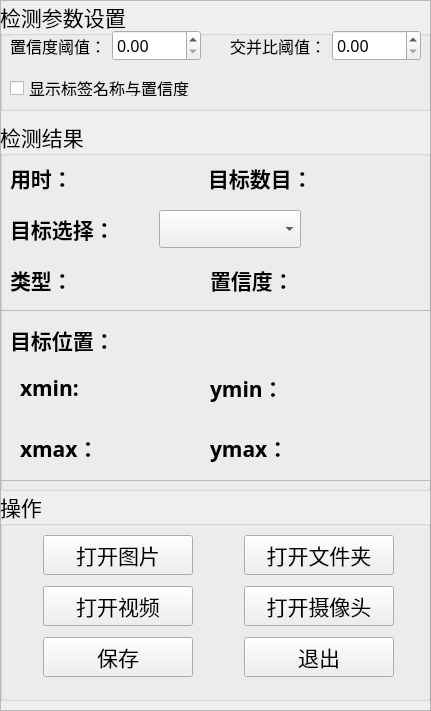
   <widget class="QFrame" name="frame_4">
    <property name="geometry">
     <rect>
      <x>810</x>
      <y>100</y>
      <width>431</width>
      <height>711</height>
     </rect>
    </property>
    <property name="frameShape">
     <enum>QFrame::StyledPanel</enum>
    </property>
    <property name="frameShadow">
     <enum>QFrame::Raised</enum>
    </property>
    <widget class="QGroupBox" name="groupBox">
     <property name="geometry">
      <rect>
       <x>0</x>
       <y>0</y>
       <width>431</width>
       <height>111</height>
      </rect>
     </property>
     <property name="font">
      <font>
       <family>华文楷体</family>
       <pointsize>16</pointsize>
      </font>
     </property>
     <property name="title">
      <string>检测参数设置</string>
     </property>
     <widget class="QCheckBox" name="checkBox">
      <property name="geometry">
       <rect>
        <x>10</x>
        <y>80</y>
        <width>411</width>
        <height>16</height>
       </rect>
      </property>
      <property name="font">
       <font>
        <family>华文楷体</family>
        <pointsize>12</pointsize>
       </font>
      </property>
      <property name="text">
       <string>显示标签名称与置信度</string>
      </property>
     </widget>
     <widget class="QWidget" name="horizontalLayoutWidget">
      <property name="geometry">
       <rect>
        <x>10</x>
        <y>30</y>
        <width>191</width>
        <height>31</height>
       </rect>
      </property>
      <layout class="QHBoxLayout" name="horizontalLayout_10">
       <item>
        <widget class="QLabel" name="label_14">
         <property name="font">
          <font>
           <family>楷体</family>
           <pointsize>12</pointsize>
          </font>
         </property>
         <property name="lineWidth">
          <number>2</number>
         </property>
         <property name="text">
          <string>置信度阈值：</string>
         </property>
        </widget>
       </item>
       <item>
        <widget class="QDoubleSpinBox" name="doubleSpinBox">
         <property name="font">
          <font>
           <family>华文楷体</family>
           <pointsize>12</pointsize>
          </font>
         </property>
         <property name="decimals">
          <number>2</number>
         </property>
        </widget>
       </item>
      </layout>
     </widget>
     <widget class="QWidget" name="horizontalLayoutWidget_2">
      <property name="geometry">
       <rect>
        <x>230</x>
        <y>30</y>
        <width>191</width>
        <height>31</height>
       </rect>
      </property>
      <layout class="QHBoxLayout" name="horizontalLayout_11">
       <item>
        <widget class="QLabel" name="label_15">
         <property name="font">
          <font>
           <family>楷体</family>
           <pointsize>12</pointsize>
          </font>
         </property>
         <property name="text">
          <string>交并比阈值：</string>
         </property>
        </widget>
       </item>
       <item>
        <widget class="QDoubleSpinBox" name="doubleSpinBox_2">
         <property name="font">
          <font>
           <family>华文楷体</family>
           <pointsize>12</pointsize>
          </font>
         </property>
        </widget>
       </item>
      </layout>
     </widget>
    </widget>
    <widget class="QGroupBox" name="groupBox_2">
     <property name="geometry">
      <rect>
       <x>0</x>
       <y>120</y>
       <width>431</width>
       <height>371</height>
      </rect>
     </property>
     <property name="font">
      <font>
       <family>华文楷体</family>
       <pointsize>16</pointsize>
      </font>
     </property>
     <property name="title">
      <string>检测结果</string>
     </property>
     <widget class="QFrame" name="frame_6">
      <property name="geometry">
       <rect>
        <x>0</x>
        <y>190</y>
        <width>431</width>
        <height>171</height>
       </rect>
      </property>
      <property name="frameShape">
       <enum>QFrame::StyledPanel</enum>
      </property>
      <property name="frameShadow">
       <enum>QFrame::Raised</enum>
      </property>
      <widget class="QLabel" name="label_4">
       <property name="geometry">
        <rect>
         <x>10</x>
         <y>10</y>
         <width>131</width>
         <height>41</height>
        </rect>
       </property>
       <property name="font">
        <font>
         <family>华文楷体</family>
         <pointsize>16</pointsize>
        </font>
       </property>
       <property name="styleSheet">
        <string notr="true"/>
       </property>
       <property name="text">
        <string>&lt;html&gt;&lt;head/&gt;&lt;body&gt;&lt;p&gt;&lt;span style=&quot; font-weight:600;&quot;&gt;目标位置：&lt;/span&gt;&lt;/p&gt;&lt;/body&gt;&lt;/html&gt;</string>
       </property>
      </widget>
      <widget class="QWidget" name="layoutWidget">
       <property name="geometry">
        <rect>
         <x>20</x>
         <y>60</y>
         <width>161</width>
         <height>37</height>
        </rect>
       </property>
       <layout class="QHBoxLayout" name="horizontalLayout">
        <item>
         <widget class="QLabel" name="label_6">
          <property name="font">
           <font>
            <family>华文楷体</family>
            <pointsize>16</pointsize>
            <weight>50</weight>
            <bold>false</bold>
           </font>
          </property>
          <property name="text">
           <string>&lt;html&gt;&lt;head/&gt;&lt;body&gt;&lt;p&gt;&lt;span style=&quot; font-weight:600;&quot;&gt;xmin:&lt;/span&gt;&lt;/p&gt;&lt;/body&gt;&lt;/html&gt;</string>
          </property>
         </widget>
        </item>
        <item>
         <widget class="QLabel" name="label_xmin">
          <property name="palette">
           <palette>
            <active>
             <colorrole role="WindowText">
              <brush brushstyle="SolidPattern">
               <color alpha="255">
                <red>255</red>
                <green>0</green>
                <blue>0</blue>
               </color>
              </brush>
             </colorrole>
            </active>
            <inactive>
             <colorrole role="WindowText">
              <brush brushstyle="SolidPattern">
               <color alpha="255">
                <red>255</red>
                <green>0</green>
                <blue>0</blue>
               </color>
              </brush>
             </colorrole>
            </inactive>
            <disabled>
             <colorrole role="WindowText">
              <brush brushstyle="SolidPattern">
               <color alpha="255">
                <red>120</red>
                <green>120</green>
                <blue>120</blue>
               </color>
              </brush>
             </colorrole>
            </disabled>
           </palette>
          </property>
          <property name="font">
           <font>
            <family>Arial</family>
            <pointsize>16</pointsize>
            <weight>75</weight>
            <bold>true</bold>
           </font>
          </property>
          <property name="text">
           <string/>
          </property>
         </widget>
        </item>
       </layout>
      </widget>
      <widget class="QWidget" name="layoutWidget">
       <property name="geometry">
        <rect>
         <x>210</x>
         <y>60</y>
         <width>161</width>
         <height>37</height>
        </rect>
       </property>
       <layout class="QHBoxLayout" name="horizontalLayout_2">
        <item>
         <widget class="QLabel" name="label_8">
          <property name="text">
           <string>&lt;html&gt;&lt;head/&gt;&lt;body&gt;&lt;p&gt;&lt;span style=&quot; font-weight:600;&quot;&gt;ymin：&lt;/span&gt;&lt;/p&gt;&lt;/body&gt;&lt;/html&gt;</string>
          </property>
         </widget>
        </item>
        <item>
         <widget class="QLabel" name="label_ymin">
          <property name="palette">
           <palette>
            <active>
             <colorrole role="WindowText">
              <brush brushstyle="SolidPattern">
               <color alpha="255">
                <red>255</red>
                <green>0</green>
                <blue>0</blue>
               </color>
              </brush>
             </colorrole>
            </active>
            <inactive>
             <colorrole role="WindowText">
              <brush brushstyle="SolidPattern">
               <color alpha="255">
                <red>255</red>
                <green>0</green>
                <blue>0</blue>
               </color>
              </brush>
             </colorrole>
            </inactive>
            <disabled>
             <colorrole role="WindowText">
              <brush brushstyle="SolidPattern">
               <color alpha="255">
                <red>120</red>
                <green>120</green>
                <blue>120</blue>
               </color>
              </brush>
             </colorrole>
            </disabled>
           </palette>
          </property>
          <property name="font">
           <font>
            <family>Arial</family>
            <pointsize>16</pointsize>
            <weight>75</weight>
            <bold>true</bold>
           </font>
          </property>
          <property name="text">
           <string/>
          </property>
         </widget>
        </item>
       </layout>
      </widget>
      <widget class="QWidget" name="layoutWidget">
       <property name="geometry">
        <rect>
         <x>20</x>
         <y>120</y>
         <width>161</width>
         <height>37</height>
        </rect>
       </property>
       <layout class="QHBoxLayout" name="horizontalLayout_3">
        <item>
         <widget class="QLabel" name="label_7">
          <property name="text">
           <string>&lt;html&gt;&lt;head/&gt;&lt;body&gt;&lt;p&gt;&lt;span style=&quot; font-weight:600;&quot;&gt;xmax：&lt;/span&gt;&lt;/p&gt;&lt;/body&gt;&lt;/html&gt;</string>
          </property>
         </widget>
        </item>
        <item>
         <widget class="QLabel" name="label_xmax">
          <property name="palette">
           <palette>
            <active>
             <colorrole role="WindowText">
              <brush brushstyle="SolidPattern">
               <color alpha="255">
                <red>255</red>
                <green>0</green>
                <blue>0</blue>
               </color>
              </brush>
             </colorrole>
            </active>
            <inactive>
             <colorrole role="WindowText">
              <brush brushstyle="SolidPattern">
               <color alpha="255">
                <red>255</red>
                <green>0</green>
                <blue>0</blue>
               </color>
              </brush>
             </colorrole>
            </inactive>
            <disabled>
             <colorrole role="WindowText">
              <brush brushstyle="SolidPattern">
               <color alpha="255">
                <red>120</red>
                <green>120</green>
                <blue>120</blue>
               </color>
              </brush>
             </colorrole>
            </disabled>
           </palette>
          </property>
          <property name="font">
           <font>
            <family>Arial</family>
            <pointsize>16</pointsize>
            <weight>75</weight>
            <bold>true</bold>
           </font>
          </property>
          <property name="text">
           <string/>
          </property>
         </widget>
        </item>
       </layout>
      </widget>
      <widget class="QWidget" name="layoutWidget">
       <property name="geometry">
        <rect>
         <x>210</x>
         <y>120</y>
         <width>161</width>
         <height>37</height>
        </rect>
       </property>
       <layout class="QHBoxLayout" name="horizontalLayout_4">
        <item>
         <widget class="QLabel" name="label_9">
          <property name="text">
           <string>&lt;html&gt;&lt;head/&gt;&lt;body&gt;&lt;p&gt;&lt;span style=&quot; font-weight:600;&quot;&gt;ymax：&lt;/span&gt;&lt;/p&gt;&lt;/body&gt;&lt;/html&gt;</string>
          </property>
         </widget>
        </item>
        <item>
         <widget class="QLabel" name="label_ymax">
          <property name="palette">
           <palette>
            <active>
             <colorrole role="WindowText">
              <brush brushstyle="SolidPattern">
               <color alpha="255">
                <red>255</red>
                <green>0</green>
                <blue>0</blue>
               </color>
              </brush>
             </colorrole>
            </active>
            <inactive>
             <colorrole role="WindowText">
              <brush brushstyle="SolidPattern">
               <color alpha="255">
                <red>255</red>
                <green>0</green>
                <blue>0</blue>
               </color>
              </brush>
             </colorrole>
            </inactive>
            <disabled>
             <colorrole role="WindowText">
              <brush brushstyle="SolidPattern">
               <color alpha="255">
                <red>120</red>
                <green>120</green>
                <blue>120</blue>
               </color>
              </brush>
             </colorrole>
            </disabled>
           </palette>
          </property>
          <property name="font">
           <font>
            <family>Arial</family>
            <pointsize>16</pointsize>
            <weight>75</weight>
            <bold>true</bold>
           </font>
          </property>
          <property name="text">
           <string/>
          </property>
         </widget>
        </item>
       </layout>
      </widget>
     </widget>
     <widget class="QWidget" name="layoutWidget">
      <property name="geometry">
       <rect>
        <x>208</x>
        <y>40</y>
        <width>211</width>
        <height>37</height>
       </rect>
      </property>
      <layout class="QHBoxLayout" name="horizontalLayout_5">
       <item>
        <widget class="QLabel" name="label">
         <property name="text">
          <string>&lt;html&gt;&lt;head/&gt;&lt;body&gt;&lt;p&gt;&lt;span style=&quot; font-weight:600;&quot;&gt;目标数目：&lt;/span&gt;&lt;/p&gt;&lt;/body&gt;&lt;/html&gt;</string>
         </property>
        </widget>
       </item>
       <item>
        <widget class="QLabel" name="label_nums">
         <property name="palette">
          <palette>
           <active>
            <colorrole role="WindowText">
             <brush brushstyle="SolidPattern">
              <color alpha="255">
               <red>255</red>
               <green>0</green>
               <blue>0</blue>
              </color>
             </brush>
            </colorrole>
            <colorrole role="Text">
             <brush brushstyle="SolidPattern">
              <color alpha="255">
               <red>0</red>
               <green>0</green>
               <blue>0</blue>
              </color>
             </brush>
            </colorrole>
            <colorrole role="PlaceholderText">
             <brush brushstyle="SolidPattern">
              <color alpha="128">
               <red>255</red>
               <green>0</green>
               <blue>0</blue>
              </color>
             </brush>
            </colorrole>
           </active>
           <inactive>
            <colorrole role="WindowText">
             <brush brushstyle="SolidPattern">
              <color alpha="255">
               <red>255</red>
               <green>0</green>
               <blue>0</blue>
              </color>
             </brush>
            </colorrole>
            <colorrole role="Text">
             <brush brushstyle="SolidPattern">
              <color alpha="255">
               <red>0</red>
               <green>0</green>
               <blue>0</blue>
              </color>
             </brush>
            </colorrole>
            <colorrole role="PlaceholderText">
             <brush brushstyle="SolidPattern">
              <color alpha="128">
               <red>255</red>
               <green>0</green>
               <blue>0</blue>
              </color>
             </brush>
            </colorrole>
           </inactive>
           <disabled>
            <colorrole role="WindowText">
             <brush brushstyle="SolidPattern">
              <color alpha="255">
               <red>120</red>
               <green>120</green>
               <blue>120</blue>
              </color>
             </brush>
            </colorrole>
            <colorrole role="Text">
             <brush brushstyle="SolidPattern">
              <color alpha="255">
               <red>120</red>
               <green>120</green>
               <blue>120</blue>
              </color>
             </brush>
            </colorrole>
            <colorrole role="PlaceholderText">
             <brush brushstyle="SolidPattern">
              <color alpha="128">
               <red>0</red>
               <green>0</green>
               <blue>0</blue>
              </color>
             </brush>
            </colorrole>
           </disabled>
          </palette>
         </property>
         <property name="font">
          <font>
           <family>Arial</family>
           <pointsize>16</pointsize>
           <weight>75</weight>
           <bold>true</bold>
          </font>
         </property>
         <property name="text">
          <string/>
         </property>
        </widget>
       </item>
      </layout>
     </widget>
     <widget class="QWidget" name="layoutWidget">
      <property name="geometry">
       <rect>
        <x>10</x>
        <y>90</y>
        <width>291</width>
        <height>38</height>
       </rect>
      </property>
      <layout class="QHBoxLayout" name="horizontalLayout_6">
       <item>
        <widget class="QLabel" name="label_5">
         <property name="text">
          <string>&lt;html&gt;&lt;head/&gt;&lt;body&gt;&lt;p&gt;&lt;span style=&quot; font-weight:600;&quot;&gt;目标选择：&lt;/span&gt;&lt;/p&gt;&lt;/body&gt;&lt;/html&gt;</string>
         </property>
        </widget>
       </item>
       <item>
        <widget class="QComboBox" name="comboBox"/>
       </item>
      </layout>
     </widget>
     <widget class="QWidget" name="layoutWidget_2">
      <property name="geometry">
       <rect>
        <x>10</x>
        <y>40</y>
        <width>171</width>
        <height>37</height>
       </rect>
      </property>
      <layout class="QHBoxLayout" name="horizontalLayout_7">
       <item>
        <widget class="QLabel" name="label_10">
         <property name="text">
          <string>&lt;html&gt;&lt;head/&gt;&lt;body&gt;&lt;p&gt;&lt;span style=&quot; font-weight:600;&quot;&gt;用时：&lt;/span&gt;&lt;/p&gt;&lt;/body&gt;&lt;/html&gt;</string>
         </property>
        </widget>
       </item>
       <item>
        <widget class="QLabel" name="time_lb">
         <property name="palette">
          <palette>
           <active>
            <colorrole role="WindowText">
             <brush brushstyle="SolidPattern">
              <color alpha="255">
               <red>255</red>
               <green>0</green>
               <blue>0</blue>
              </color>
             </brush>
            </colorrole>
            <colorrole role="Text">
             <brush brushstyle="SolidPattern">
              <color alpha="255">
               <red>0</red>
               <green>0</green>
               <blue>0</blue>
              </color>
             </brush>
            </colorrole>
            <colorrole role="PlaceholderText">
             <brush brushstyle="SolidPattern">
              <color alpha="128">
               <red>255</red>
               <green>0</green>
               <blue>0</blue>
              </color>
             </brush>
            </colorrole>
           </active>
           <inactive>
            <colorrole role="WindowText">
             <brush brushstyle="SolidPattern">
              <color alpha="255">
               <red>255</red>
               <green>0</green>
               <blue>0</blue>
              </color>
             </brush>
            </colorrole>
            <colorrole role="Text">
             <brush brushstyle="SolidPattern">
              <color alpha="255">
               <red>0</red>
               <green>0</green>
               <blue>0</blue>
              </color>
             </brush>
            </colorrole>
            <colorrole role="PlaceholderText">
             <brush brushstyle="SolidPattern">
              <color alpha="128">
               <red>255</red>
               <green>0</green>
               <blue>0</blue>
              </color>
             </brush>
            </colorrole>
           </inactive>
           <disabled>
            <colorrole role="WindowText">
             <brush brushstyle="SolidPattern">
              <color alpha="255">
               <red>120</red>
               <green>120</green>
               <blue>120</blue>
              </color>
             </brush>
            </colorrole>
            <colorrole role="Text">
             <brush brushstyle="SolidPattern">
              <color alpha="255">
               <red>120</red>
               <green>120</green>
               <blue>120</blue>
              </color>
             </brush>
            </colorrole>
            <colorrole role="PlaceholderText">
             <brush brushstyle="SolidPattern">
              <color alpha="128">
               <red>0</red>
               <green>0</green>
               <blue>0</blue>
              </color>
             </brush>
            </colorrole>
           </disabled>
          </palette>
         </property>
         <property name="font">
          <font>
           <family>Arial</family>
           <pointsize>16</pointsize>
           <weight>75</weight>
           <bold>true</bold>
          </font>
         </property>
         <property name="text">
          <string/>
         </property>
        </widget>
       </item>
      </layout>
     </widget>
     <widget class="QWidget" name="layoutWidget">
      <property name="geometry">
       <rect>
        <x>210</x>
        <y>140</y>
        <width>191</width>
        <height>41</height>
       </rect>
      </property>
      <layout class="QHBoxLayout" name="horizontalLayout_8">
       <item>
        <widget class="QLabel" name="label_11">
         <property name="text">
          <string>&lt;html&gt;&lt;head/&gt;&lt;body&gt;&lt;p&gt;&lt;span style=&quot; font-weight:600;&quot;&gt;置信度：&lt;/span&gt;&lt;/p&gt;&lt;/body&gt;&lt;/html&gt;</string>
         </property>
        </widget>
       </item>
       <item>
        <widget class="QLabel" name="label_conf">
         <property name="palette">
          <palette>
           <active>
            <colorrole role="WindowText">
             <brush brushstyle="SolidPattern">
              <color alpha="255">
               <red>255</red>
               <green>0</green>
               <blue>0</blue>
              </color>
             </brush>
            </colorrole>
           </active>
           <inactive>
            <colorrole role="WindowText">
             <brush brushstyle="SolidPattern">
              <color alpha="255">
               <red>255</red>
               <green>0</green>
               <blue>0</blue>
              </color>
             </brush>
            </colorrole>
           </inactive>
           <disabled>
            <colorrole role="WindowText">
             <brush brushstyle="SolidPattern">
              <color alpha="255">
               <red>120</red>
               <green>120</green>
               <blue>120</blue>
              </color>
             </brush>
            </colorrole>
           </disabled>
          </palette>
         </property>
         <property name="font">
          <font>
           <family>Arial</family>
           <pointsize>16</pointsize>
           <weight>75</weight>
           <bold>true</bold>
          </font>
         </property>
         <property name="text">
          <string/>
         </property>
        </widget>
       </item>
      </layout>
     </widget>
     <widget class="QWidget" name="layoutWidget_3">
      <property name="geometry">
       <rect>
        <x>10</x>
        <y>140</y>
        <width>191</width>
        <height>41</height>
       </rect>
      </property>
      <layout class="QHBoxLayout" name="horizontalLayout_9">
       <item>
        <widget class="QLabel" name="label_13">
         <property name="maximumSize">
          <size>
           <width>60</width>
           <height>16777215</height>
          </size>
         </property>
         <property name="text">
          <string>&lt;html&gt;&lt;head/&gt;&lt;body&gt;&lt;p&gt;&lt;span style=&quot; font-weight:600;&quot;&gt;类型：&lt;/span&gt;&lt;/p&gt;&lt;/body&gt;&lt;/html&gt;</string>
         </property>
        </widget>
       </item>
       <item>
        <widget class="QLabel" name="type_lb">
         <property name="palette">
          <palette>
           <active>
            <colorrole role="WindowText">
             <brush brushstyle="SolidPattern">
              <color alpha="255">
               <red>255</red>
               <green>0</green>
               <blue>0</blue>
              </color>
             </brush>
            </colorrole>
           </active>
           <inactive>
            <colorrole role="WindowText">
             <brush brushstyle="SolidPattern">
              <color alpha="255">
               <red>255</red>
               <green>0</green>
               <blue>0</blue>
              </color>
             </brush>
            </colorrole>
           </inactive>
           <disabled>
            <colorrole role="WindowText">
             <brush brushstyle="SolidPattern">
              <color alpha="255">
               <red>120</red>
               <green>120</green>
               <blue>120</blue>
              </color>
             </brush>
            </colorrole>
           </disabled>
          </palette>
         </property>
         <property name="font">
          <font>
           <family>Arial</family>
           <pointsize>16</pointsize>
           <weight>75</weight>
           <bold>true</bold>
          </font>
         </property>
         <property name="text">
          <string/>
         </property>
        </widget>
       </item>
      </layout>
     </widget>
    </widget>
    <widget class="QGroupBox" name="groupBox_4">
     <property name="geometry">
      <rect>
       <x>0</x>
       <y>490</y>
       <width>431</width>
       <height>211</height>
      </rect>
     </property>
     <property name="font">
      <font>
       <family>华文楷体</family>
       <pointsize>16</pointsize>
      </font>
     </property>
     <property name="title">
      <string>操作</string>
     </property>
     <widget class="QWidget" name="">
      <property name="geometry">
       <rect>
        <x>17</x>
        <y>30</y>
        <width>430</width>
        <height>171</height>
       </rect>
      </property>
      <layout class="QFormLayout" name="formLayout">
       <property name="labelAlignment">
        <set>Qt::AlignCenter</set>
       </property>
       <property name="formAlignment">
        <set>Qt::AlignCenter</set>
       </property>
       <property name="horizontalSpacing">
        <number>51</number>
       </property>
       <property name="verticalSpacing">
        <number>11</number>
       </property>
       <property name="leftMargin">
        <number>0</number>
       </property>
       <property name="topMargin">
        <number>0</number>
       </property>
       <property name="rightMargin">
        <number>77</number>
       </property>
       <item row="0" column="1">
        <widget class="QPushButton" name="FilesBtn">
         <property name="minimumSize">
          <size>
           <width>150</width>
           <height>40</height>
          </size>
         </property>
         <property name="maximumSize">
          <size>
           <width>150</width>
           <height>40</height>
          </size>
         </property>
         <property name="font">
          <font>
           <family>华文楷体</family>
           <pointsize>16</pointsize>
          </font>
         </property>
         <property name="styleSheet">
          <string notr="true"/>
         </property>
         <property name="text">
          <string>打开文件夹</string>
         </property>
         <property name="icon">
          <iconset resource="ui_sources.qrc">
           <normaloff>:/icons/ui_imgs/icons/folder.png</normaloff>:/icons/ui_imgs/icons/folder.png</iconset>
         </property>
         <property name="iconSize">
          <size>
           <width>30</width>
           <height>30</height>
          </size>
         </property>
        </widget>
       </item>
       <item row="1" column="0">
        <widget class="QPushButton" name="VideoBtn">
         <property name="minimumSize">
          <size>
           <width>150</width>
           <height>40</height>
          </size>
         </property>
         <property name="maximumSize">
          <size>
           <width>150</width>
           <height>40</height>
          </size>
         </property>
         <property name="font">
          <font>
           <family>华文楷体</family>
           <pointsize>16</pointsize>
          </font>
         </property>
         <property name="text">
          <string>打开视频</string>
         </property>
         <property name="icon">
          <iconset resource="ui_sources.qrc">
           <normaloff>:/icons/ui_imgs/icons/video.png</normaloff>:/icons/ui_imgs/icons/video.png</iconset>
         </property>
         <property name="iconSize">
          <size>
           <width>30</width>
           <height>30</height>
          </size>
         </property>
        </widget>
       </item>
       <item row="1" column="1">
        <widget class="QPushButton" name="CapBtn">
         <property name="minimumSize">
          <size>
           <width>150</width>
           <height>40</height>
          </size>
         </property>
         <property name="maximumSize">
          <size>
           <width>150</width>
           <height>40</height>
          </size>
         </property>
         <property name="font">
          <font>
           <family>华文楷体</family>
           <pointsize>16</pointsize>
          </font>
         </property>
         <property name="text">
          <string>打开摄像头</string>
         </property>
         <property name="icon">
          <iconset resource="ui_sources.qrc">
           <normaloff>:/icons/ui_imgs/icons/camera.png</normaloff>:/icons/ui_imgs/icons/camera.png</iconset>
         </property>
         <property name="iconSize">
          <size>
           <width>30</width>
           <height>30</height>
          </size>
         </property>
        </widget>
       </item>
       <item row="2" column="0">
        <widget class="QPushButton" name="SaveBtn">
         <property name="minimumSize">
          <size>
           <width>150</width>
           <height>40</height>
          </size>
         </property>
         <property name="maximumSize">
          <size>
           <width>150</width>
           <height>40</height>
          </size>
         </property>
         <property name="text">
          <string>保存</string>
         </property>
         <property name="icon">
          <iconset resource="ui_sources.qrc">
           <normaloff>:/icons/ui_imgs/icons/保存.png</normaloff>:/icons/ui_imgs/icons/保存.png</iconset>
         </property>
         <property name="iconSize">
          <size>
           <width>30</width>
           <height>30</height>
          </size>
         </property>
        </widget>
       </item>
       <item row="2" column="1">
        <widget class="QPushButton" name="ExitBtn">
         <property name="minimumSize">
          <size>
           <width>150</width>
           <height>40</height>
          </size>
         </property>
         <property name="maximumSize">
          <size>
           <width>150</width>
           <height>40</height>
          </size>
         </property>
         <property name="text">
          <string>退出</string>
         </property>
         <property name="icon">
          <iconset resource="ui_sources.qrc">
           <normaloff>:/icons/ui_imgs/icons/退出.png</normaloff>:/icons/ui_imgs/icons/退出.png</iconset>
         </property>
         <property name="iconSize">
          <size>
           <width>30</width>
           <height>30</height>
          </size>
         </property>
        </widget>
       </item>
       <item row="0" column="0">
        <widget class="QPushButton" name="PicBtn">
         <property name="minimumSize">
          <size>
           <width>150</width>
           <height>40</height>
          </size>
         </property>
         <property name="maximumSize">
          <size>
           <width>150</width>
           <height>40</height>
          </size>
         </property>
         <property name="font">
          <font>
           <family>华文楷体</family>
           <pointsize>16</pointsize>
          </font>
         </property>
         <property name="styleSheet">
          <string notr="true"/>
         </property>
         <property name="text">
          <string>打开图片</string>
         </property>
         <property name="icon">
          <iconset resource="ui_sources.qrc">
           <normaloff>:/icons/ui_imgs/icons/img.png</normaloff>:/icons/ui_imgs/icons/img.png</iconset>
         </property>
         <property name="iconSize">
          <size>
           <width>30</width>
           <height>30</height>
          </size>
         </property>
        </widget>
       </item>
      </layout>
     </widget>
    </widget>
   </widget>
